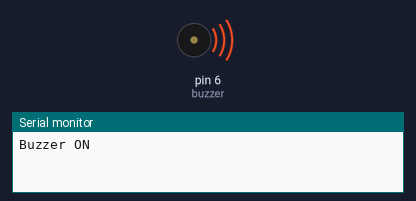
Bench run of a sketch on a simulated Arduino Uno, built with avr-gcc and run on an emulated ATmega328P. Shown: buzzer (waves = sounding, pin HIGH), the last lines printed to the serial monitor.

Above: at 1.0 s.
At 3.0 s:
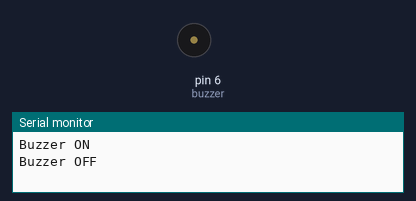
Timing chart, 0 to 5.2 s (numbered marks = the images above):
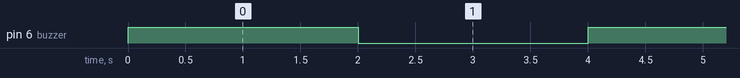

The sketch:

Buzzer_activo.ino
```cpp
/*
Buzzer Activo, emite sonido cuando se pone en alto su puerto IN

Conecciones:
1- Buzzer activo con su pin IN conectado al pin 6 digital de arduino.

Creado Octubre 2014
por
Julio Aguirre
Para
MakerColombia

Este ejemplo es de dominio publico
 */

int buzzer = 6 ;// Pin en el que esta conectado el buzzer

  void setup () {
  pinMode (buzzer, OUTPUT); //Inidcamos que donde esta el buzzer conectado es pin de salida
  Serial.begin(9600);       //Inicializamos el puerto serial
}


void loop () {

  Serial.println("Buzzer ON ");       //Imprimimos al puerto serial que el buuzzer esta on para alertar al usuario de forma visual
  digitalWrite(buzzer,HIGH);          //Poner en alto el pin definido por buzzer
  delay(2000);                        // Espera 2 segundos
  Serial.println("Buzzer OFF ");      //Imprimimos al puerto serial que el buuzzer esta OFF para alertar al usuario de forma visual
  digitalWrite(buzzer,LOW);           //Poner en alto el pin definido por buzzer
  delay(2000);                        // Espera 2 segundos

}
```

Measured:
- by itself, pin 6 (buzzer): alternates HIGH for 2.0 s and LOW for 2.0 s
